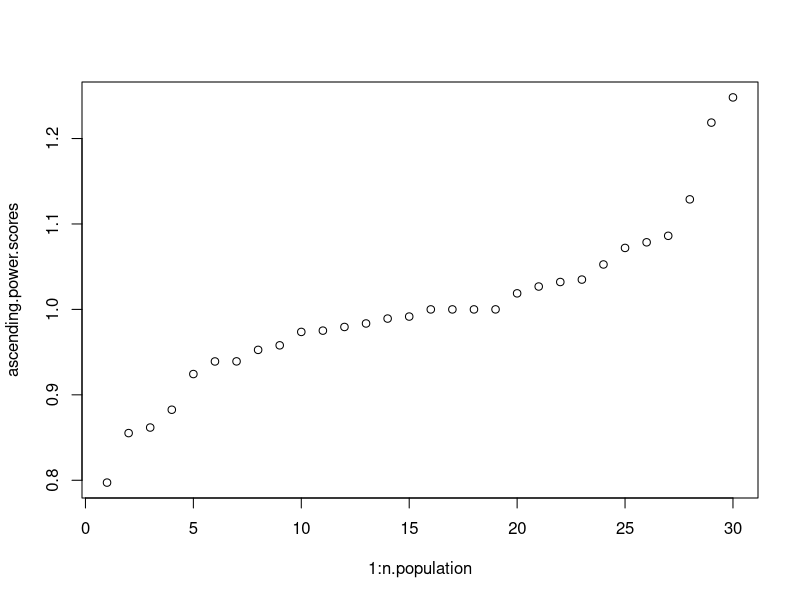
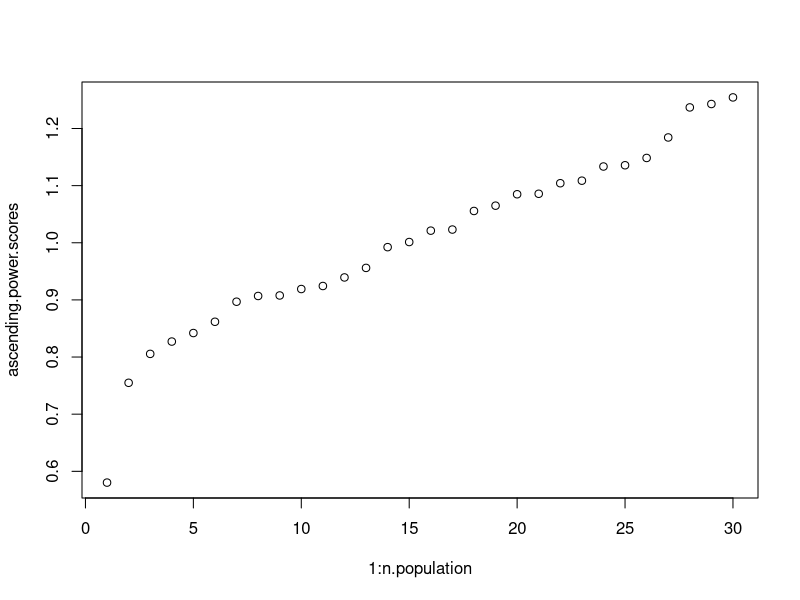
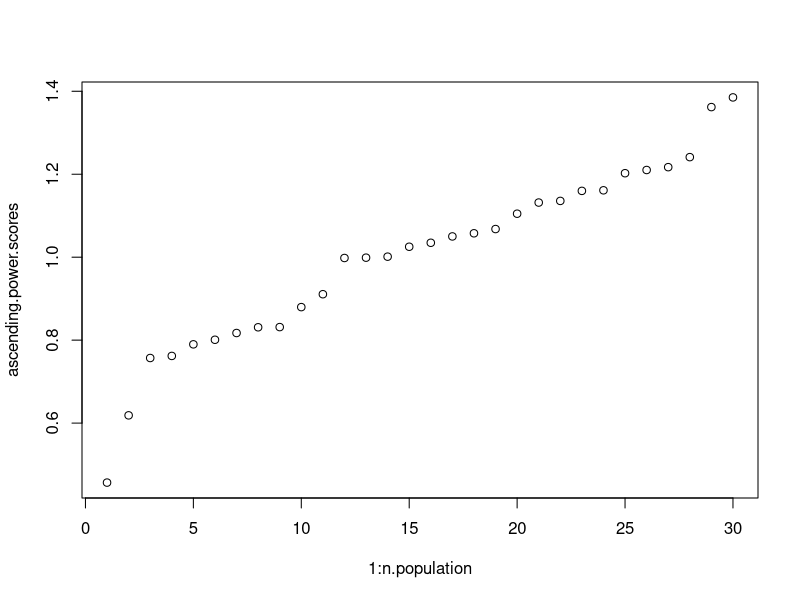
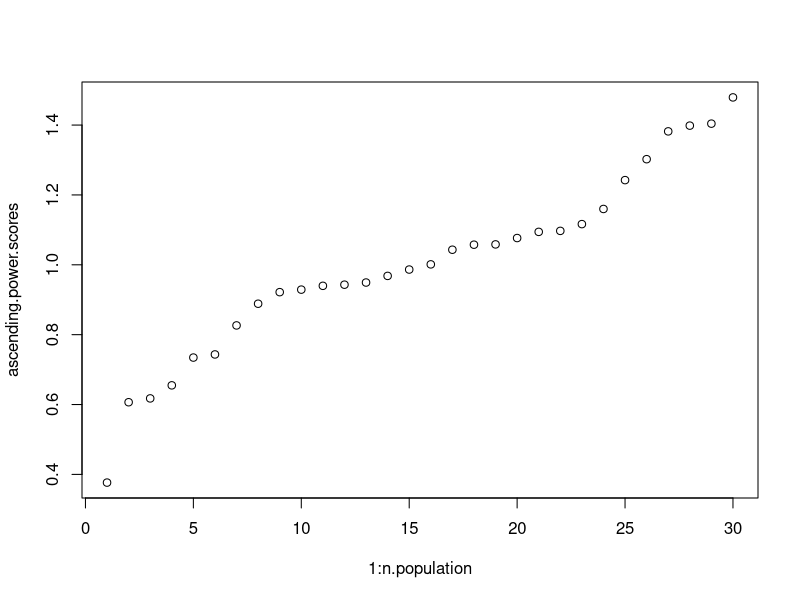
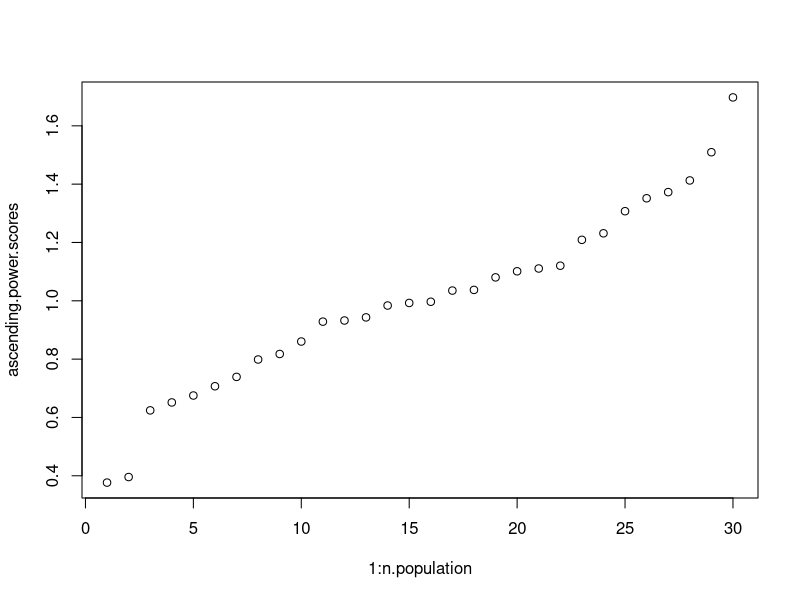
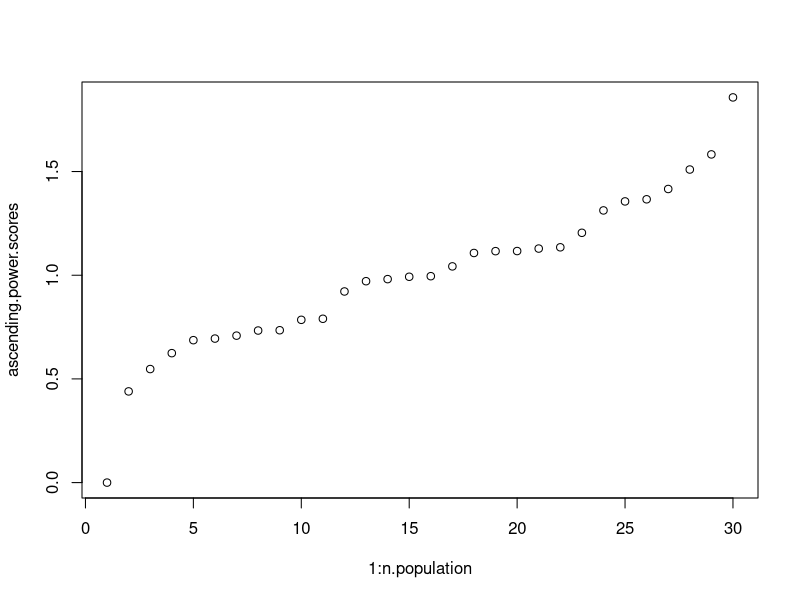
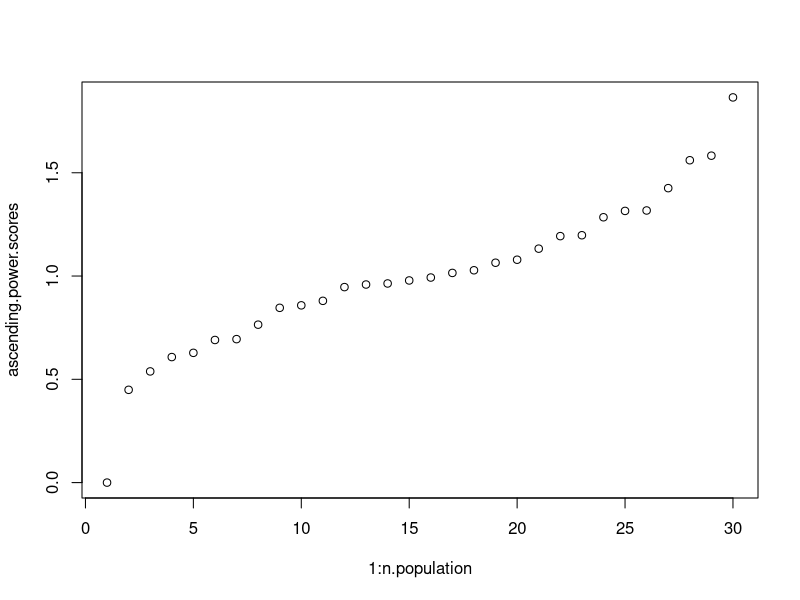
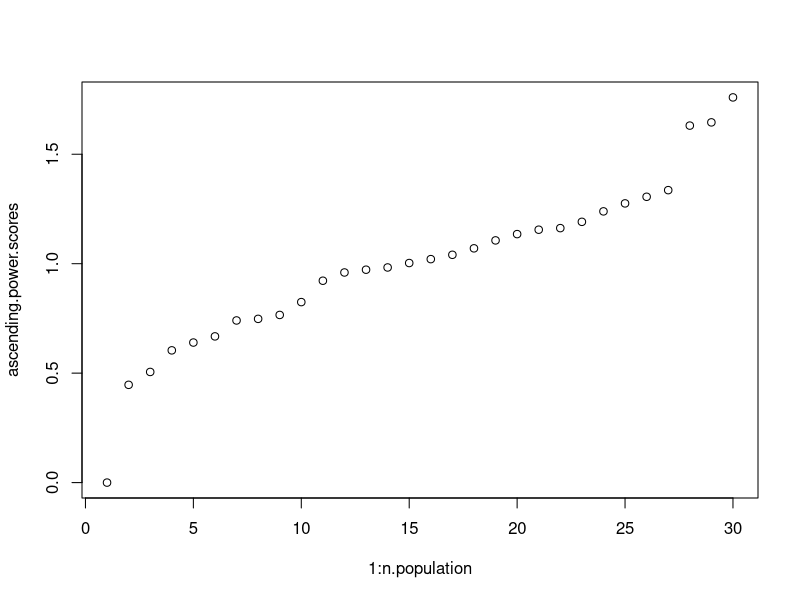

The R source for these figures, in order:
# this is a simplified version of the radicalization model

library(dplyr)

n.population <- 30  #size of population

prob.success.of.take.sd <- 3 # the standard deviation of the normal curve centered at the difference between two peoples power levels

initial.chance.encounter <- 0.01
initial.take.sd <- 0.01
mutation.sd <- 0.01

selection.cutoff <- 2
mutation.cutoff <- 0.8

power.score.index <- (n.population * 2) + 1

# This function instantiates the origional matrix
initial.population.simple <- function(){
  
  power.vector <- c(rep(1, n.population))
  
  chance.encoutner.vector <- rep(initial.chance.encounter, n.population * n.population)
  
  initial.take.sd.vector <- rep(initial.take.sd, n.population * n.population)
  
  
  return(matrix(c(chance.encoutner.vector, initial.take.sd.vector, power.vector), byrow=F, nrow = n.population))
}

exchange.power.simple <- function(population){
  
  population.vector <- 1:n.population
  
  index.initiated <- c()
  index.initiator <- c()
  exchange.amount <- c()
  
  for(i in 1:n.population){
    
    for(j in population.vector[-i]){
      
      if(runif(1, 0, 1) < population[i,j]){
        
        power.take <- abs(rnorm(1, 0, population[i, (n.population + j)]))
        
        index.initiated <- append(index.initiated, j, after = length(index.initiated))
        index.initiator <- append(index.initiator, i, after = length(index.initiator))
        exchange.amount <- append(exchange.amount, power.take, after = length(exchange.amount))
      }
    }
  }
  return(data.frame(index.initiated, index.initiator, exchange.amount))
}

exchange.response.simple <- function(IED.simple){
  
  if(nrow(IED.simple) > 0){
    
    # response to people trying to take their power
    for(i in 1:length(IED.simple[,1])){
      
      # if a random number from a probablility distribution with mean = (power score of person taking power) - (power score of person being taken from)
      # and sd = prob.success.of.take.sd is greater than 0, (if the initiator is successful)
      if(rnorm(1,((population[IED.simple[i,2], power.score.index]) - (population[IED.simple[i,1], power.score.index])), prob.success.of.take.sd) > 0){
        
        # if the person is trying to take more than the person has, the person being taken from losses all of their power (down to zero)
        if(population[IED.simple[i,1], power.score.index] - IED.simple[i,3] < 0){
          
          population[IED.simple[i,1], power.score.index] <- 0
          population[IED.simple[i,2], power.score.index] <- population[IED.simple[i,2], power.score.index] + population[IED.simple[i,1], power.score.index]
          
        } else {
          
          population[IED.simple[i,1], power.score.index] <- population[IED.simple[i,1], power.score.index] - IED.simple[i,3]
          population[IED.simple[i,2], power.score.index] <- population[IED.simple[i,2], power.score.index] + IED.simple[i,3]
          
        }
        # if the initiator is not successful
      } else {
        
        # if the person tried to take more than they had, the person who failed the attempted take losses all their power
        if(population[IED.simple[i,2], power.score.index] - IED.simple[i,3] < 0){
          
          population[IED.simple[i,1], power.score.index] <- population[IED.simple[i,1], power.score.index] + population[IED.simple[i,2], power.score.index]
          population[IED.simple[i,2], power.score.index] <- 0
          
        } else {
          
          population[IED.simple[i,1], power.score.index] <- population[IED.simple[i,1], power.score.index] + IED.simple[i,3]
          population[IED.simple[i,2], power.score.index] <- population[IED.simple[i,2], power.score.index] - IED.simple[i,3]
          
        }
      }
    }
  }
  return(population)
}
  
genetic.algorithm.simple <- function(population){
  
  
  for(i in 1:n.population){
    # if person i is not above the selection cutoff, the person is regenerated with random perameters between 0 and 1. Their power score stays the same
    if(population[i, power.score.index] < selection.cutoff){
      population[i,] <- c(rep(runif(1, 0, .1), n.population * 2), population[i, power.score.index])
      
      # if person i is not above the mutation cutoff, then all of the persons perameters are mutated slightly
    } else if(population[i, power.score.index] < mutation.cutoff){
      
      for(j in 1:(n.population * 2)){
        population[i,j] <- population[i,j] + rnorm(1, 0, mutation.sd)
      }
    }
  }
  return(population)
}

run.n.gens.simple <- function(n){
  
  for(i in 1:n){
    intermediate.exchange.data.simple <- exchange.power.simple(population)
    population <- exchange.response.simple(intermediate.exchange.data.simple)
    population <- genetic.algorithm.simple(population)
  }
  
  return(population)
}

plot.power.by.rank <- function(population){
  
  power.scores <- population[,power.score.index]
  ascending.power.scores <- c()
  
  for(i in 1:n.population){
     
    ascending.power.scores <- append(ascending.power.scores, power.scores[which.min(power.scores)], after = length(ascending.power.scores))
    power.scores <- power.scores[-(which.min(power.scores))]
  }
  
  plot(1:n.population, ascending.power.scores)
}

plot.power.by.person <- function(population){
  
  plot(1:n.population, population[,power.score.index])
}



population <- initial.population.simple()

for(i in 1:100){
  population <- run.n.gens.simple(50)
  plot.power.by.rank(population)
}

